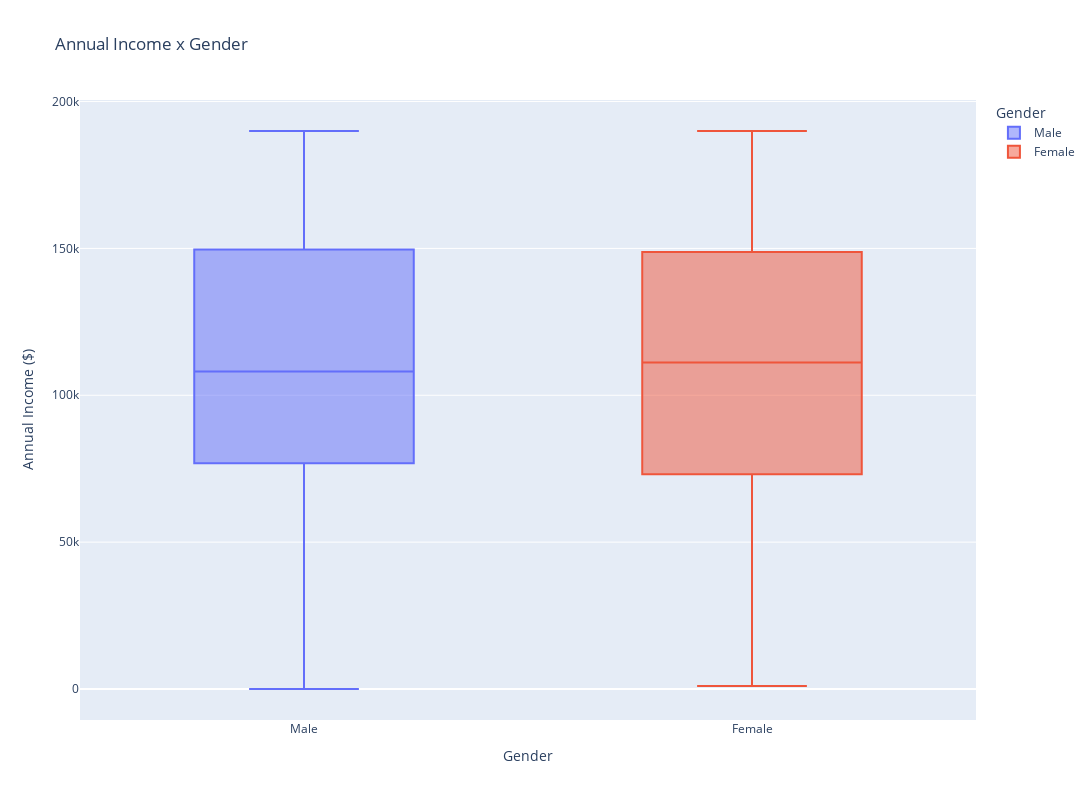

The cell this chart's notebook holds for it:
### Code cell
fig = px.box(df, x="Gender", y="Annual Income ($)", color="Gender", title="Annual Income x Gender", width=1200, height=800)

fig.show()

# No significant difference between genders

### Figure 1 — Plotly figure (JSON) as saved in the notebook; plotly's stock layout.template omitted (floating-point values rounded to 4 significant figures; data arrays with more than 128 entries replaced by an {"elided": "..."} marker saying what was removed)
{"data": [{"alignmentgroup": "True", "hovertemplate": "Gender=%{x}<br>Annual Income ($)=%{y}<extra></extra>", "legendgroup": "Male", "marker": {"color": "#636efa"}, "name": "Male", "notched": false, "offsetgroup": "Male", "orientation": "v", "showlegend": true, "type": "box", "x": {"elided": "814 str values"}, "x0": " ", "xaxis": "x", "y": {"elided": "814 int values"}, "y0": " ", "yaxis": "y"}, {"alignmentgroup": "True", "hovertemplate": "Gender=%{x}<br>Annual Income ($)=%{y}<extra></extra>", "legendgroup": "Female", "marker": {"color": "#EF553B"}, "name": "Female", "notched": false, "offsetgroup": "Female", "orientation": "v", "showlegend": true, "type": "box", "x": {"elided": "1186 str values"}, "x0": " ", "xaxis": "x", "y": {"elided": "1186 int values"}, "y0": " ", "yaxis": "y"}], "layout": {"boxmode": "overlay", "height": 800, "legend": {"title": {"text": "Gender"}, "tracegroupgap": 0}, "title": {"text": "Annual Income x Gender"}, "width": 1200, "xaxis": {"anchor": "y", "categoryarray": ["Male", "Female"], "categoryorder": "array", "domain": [0, 1], "title": {"text": "Gender"}}, "yaxis": {"anchor": "x", "domain": [0, 1], "title": {"text": "Annual Income ($)"}}}}
